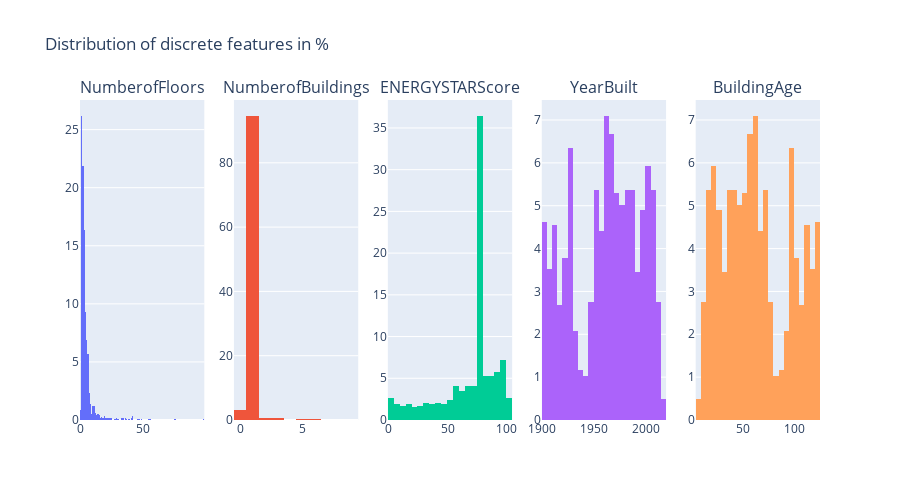

The notebook cell saved with this chart:
### Code cell
# Distribution of discrete features

fig = make_subplots(rows=1, cols=5, subplot_titles=discrete_features)

for i, col in enumerate(discrete_features, 1):
    trace = go.Histogram(x=df[col], showlegend=False, histnorm='percent')
    fig.add_trace(trace, row=(i-1)//5 + 1, col=(i-1)%5 + 1)

fig.update_layout(height=len(discrete_features)*100, title_text="Distribution of discrete features in %")
fig.show()

### Figure 1 — Plotly figure (JSON) as saved in the notebook; plotly's stock layout.template omitted (floating-point values rounded to 4 significant figures; data arrays with more than 128 entries replaced by an {"elided": "..."} marker saying what was removed)
{"data": [{"histnorm": "percent", "showlegend": false, "type": "histogram", "x": {"elided": "1452 int values"}, "xaxis": "x", "yaxis": "y"}, {"histnorm": "percent", "showlegend": false, "type": "histogram", "x": {"elided": "1452 int values"}, "xaxis": "x2", "yaxis": "y2"}, {"histnorm": "percent", "showlegend": false, "type": "histogram", "x": {"elided": "1452 int values"}, "xaxis": "x3", "yaxis": "y3"}, {"histnorm": "percent", "showlegend": false, "type": "histogram", "x": {"elided": "1452 int values"}, "xaxis": "x4", "yaxis": "y4"}, {"histnorm": "percent", "showlegend": false, "type": "histogram", "x": {"elided": "1452 int values"}, "xaxis": "x5", "yaxis": "y5"}], "layout": {"annotations": [{"font": {"size": 16}, "showarrow": false, "text": "NumberofFloors", "x": 0.084, "xanchor": "center", "xref": "paper", "y": 1, "yanchor": "bottom", "yref": "paper"}, {"font": {"size": 16}, "showarrow": false, "text": "NumberofBuildings", "x": 0.292, "xanchor": "center", "xref": "paper", "y": 1, "yanchor": "bottom", "yref": "paper"}, {"font": {"size": 16}, "showarrow": false, "text": "ENERGYSTARScore", "x": 0.5, "xanchor": "center", "xref": "paper", "y": 1, "yanchor": "bottom", "yref": "paper"}, {"font": {"size": 16}, "showarrow": false, "text": "YearBuilt", "x": 0.708, "xanchor": "center", "xref": "paper", "y": 1, "yanchor": "bottom", "yref": "paper"}, {"font": {"size": 16}, "showarrow": false, "text": "BuildingAge", "x": 0.916, "xanchor": "center", "xref": "paper", "y": 1, "yanchor": "bottom", "yref": "paper"}], "height": 500, "title": {"text": "Distribution of discrete features in %"}, "xaxis": {"anchor": "y", "autorange": true, "domain": [0, 0.168], "range": [-0.5, 99.5], "type": "linear"}, "xaxis2": {"anchor": "y2", "autorange": true, "domain": [0.208, 0.376], "range": [-0.5, 9.5], "type": "linear"}, "xaxis3": {"anchor": "y3", "autorange": true, "domain": [0.416, 0.584], "range": [-0.5, 104.5], "type": "linear"}, "xaxis4": {"anchor": "y4", "autorange": true, "domain": [0.624, 0.792], "range": [1900.0, 2020.0], "type": "linear"}, "xaxis5": {"anchor": "y5", "autorange": true, "domain": [0.832, 1], "range": [4.5, 124.5], "type": "linear"}, "yaxis": {"anchor": "x", "autorange": true, "domain": [0, 1], "range": [0, 27.55]}, "yaxis2": {"anchor": "x2", "autorange": true, "domain": [0, 1], "range": [0, 99.54]}, "yaxis3": {"anchor": "x3", "autorange": true, "domain": [0, 1], "range": [0, 38.35]}, "yaxis4": {"anchor": "x4", "autorange": true, "domain": [0, 1], "range": [0, 7.467]}, "yaxis5": {"anchor": "x5", "autorange": true, "domain": [0, 1], "range": [0, 7.467]}}}
